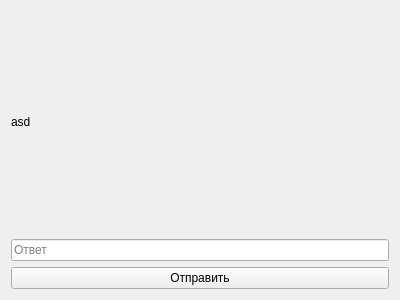
<?xml version="1.0" encoding="UTF-8"?>
<ui version="4.0">
 <class>StudentTaskWindow</class>
 <widget class="QWidget" name="StudentTaskWindow">
  <property name="geometry">
   <rect>
    <x>0</x>
    <y>0</y>
    <width>400</width>
    <height>300</height>
   </rect>
  </property>
  <property name="windowTitle">
   <string>Form</string>
  </property>
  <layout class="QVBoxLayout" name="verticalLayout">
   <item>
    <widget class="QLabel" name="Content">
     <property name="text">
      <string>asd</string>
     </property>
    </widget>
   </item>
   <item>
    <widget class="QLineEdit" name="Answer">
     <property name="placeholderText">
      <string>Ответ</string>
     </property>
    </widget>
   </item>
   <item>
    <widget class="QPushButton" name="Send">
     <property name="text">
      <string>Отправить</string>
     </property>
    </widget>
   </item>
  </layout>
 </widget>
 <resources/>
 <connections/>
</ui>
